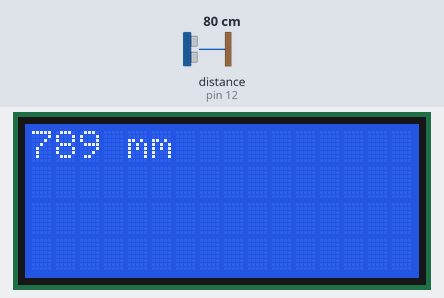
Recording of a sketch running on a simulated Arduino Uno, built with avr-gcc and run on an emulated ATmega328P. On the bench: 16×4 character LCD. Wiring (inferred from the names in the program): ultrasonic range finder: trigger pin 13; echo pin 12. Inputs (shaded band) come from the test bench; at power-on: distance to the obstacle (sensor on pin 12) 80 cm. The echo pulse lasts 58.3 µs per cm; what the sketch prints to the serial monitor is not drawn.

Above: at 1.2 s.
1.3 s: distance to the obstacle (sensor on pin 12) set to 9 cm
At 1.9 s:
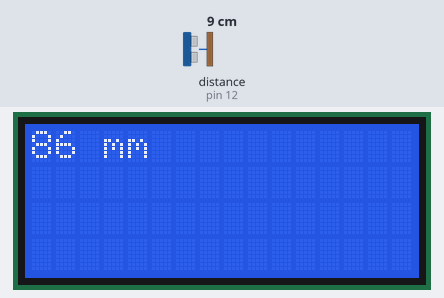
2.9 s: distance to the obstacle (sensor on pin 12) set to 120 cm
At 4.3 s:
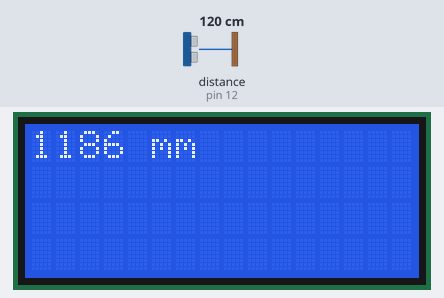
4.6 s: distance to the obstacle (sensor on pin 12) set to 2 cm
At 5.1 s:
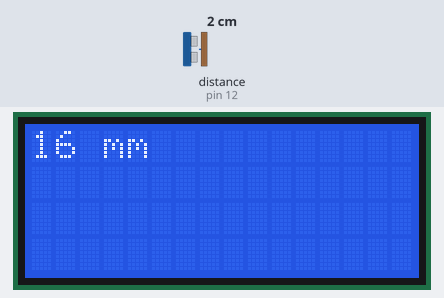
6.1 s: distance to the obstacle (sensor on pin 12) set to 4 cm
At 6.5 s:
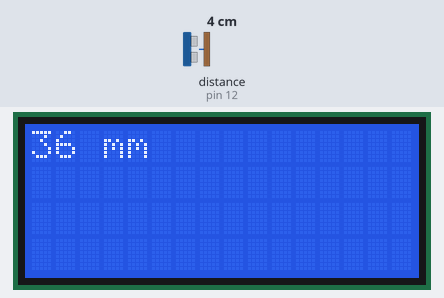
Timing chart, 0 to 8.7 s (numbered marks = the images above; inputs shaded):
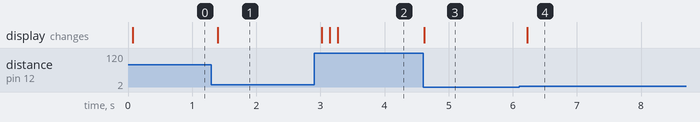

The sketch:

arduino_sketch.ino
```cpp
#include <LiquidCrystal_I2C.h>

const unsigned int TRIG_PIN = 13;
const unsigned int ECHO_PIN = 12;
const unsigned int BAUD_RATE = 9600;

LiquidCrystal_I2C lcd(0x27, 16, 4);

void setup() {
  pinMode(TRIG_PIN, OUTPUT);
  pinMode(ECHO_PIN, INPUT);
  Serial.begin(BAUD_RATE);
  lcd.init();
  lcd.backlight();
}

void loop() {
  digitalWrite(TRIG_PIN, LOW);
  delayMicroseconds(2);
  digitalWrite(TRIG_PIN, HIGH);
  delayMicroseconds(10);
  digitalWrite(TRIG_PIN, LOW);

 const unsigned long duration = pulseIn(ECHO_PIN, HIGH);
 unsigned long distance = (duration * 34) / 200;

 lcd.setCursor(0, 0);

 if(duration == 0){
    Serial.println("Warning: no pulse from sensor");
    lcd.print("Invalid value");
 } else {
    Serial.print("distance to nearest object: ");
    Serial.print(distance);
    Serial.println(" mm");

    lcd.print(distance);
    lcd.print(" mm         ");
 }

 delay(100);
}
```

Measured:
- after the input at 1.3 s, the display: changes after 0.10 s (image 1)
- after the input at 2.9 s, the display: changes after 0.12 s (image 2)
- after the input at 4.6 s, the display: changes at once (image 3)
- after the input at 6.1 s, the display: changes after 0.13 s (image 4)
